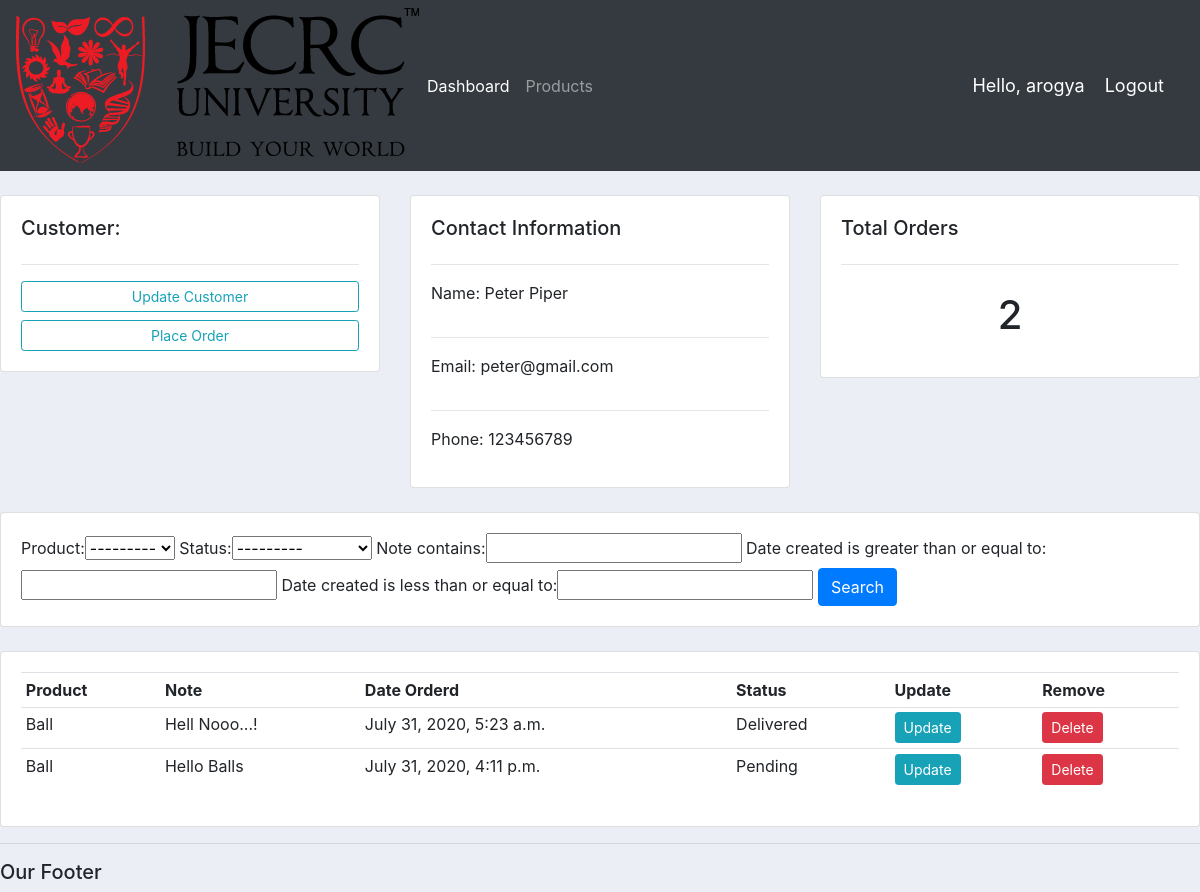
The page /customer/2/ (signed in) on the database its author committed.
### accounts/models.py (models this page shows, shortened)
class Customer(models.Model):
    user = models.OneToOneField(User, null=True, on_delete=models.CASCADE)
    name = models.CharField(max_length=200, null=True)
    phone = models.CharField(max_length=200, null=True)
    email = models.CharField(max_length=200, null=True)
    date_created = models.DateTimeField(auto_now_add=True, null=True)

class Order(models.Model):
    STATUS = (
        ('Pending','Pending'),
        ('Out for delivery', 'Out for delivery'),
        ('Delivered','Delivered')
    )
    customer = models.ForeignKey(Customer, null=True, on_delete=models.SET_NULL)
    product =  models.ForeignKey(Product, null=True, on_delete=models.SET_NULL)
    date_created = models.DateTimeField(auto_now_add=True, null=True)
    status = models.CharField(max_length=200, null=True, choices=STATUS)
    note = models.CharField(max_length=200,null=True)

class Product(models.Model):
    CATEGORY = (
        ('Indoor','Indoor'),
        ('Outdoor','Outdoor')
    )
    name = models.CharField(max_length=200, null=True)
    price = models.FloatField(null=True)
    category = models.CharField(max_length=200, null=True, choices=CATEGORY)
    description = models.CharField(max_length=200, null=True, blank=True)
    date_created = models.DateTimeField(auto_now_add=True, null=True)
    tags = models.ManyToManyField(Tag)
    def __str__(self):
        return self.name

### accounts/decorators.py (the view)
        def wrapper_func(request, *args, **kwargs):
            group = None
            if request.user.groups.exists():
                group = request.user.groups.all()[0].name
            if group in allowed_roles:
                return view_func(request, *args, **kwargs)
            else:
                return HttpResponse('You are not authorised bitch..!')

### accounts/views.py (called while the page is built)
@login_required(login_url='login')
@allowed_users(allowed_roles=['admin'])
def customer(request,pk_test):
    customer = Customer.objects.get(id=pk_test)
    orders = customer.order_set.all()
    order_count = orders.count()
    myFilter = OrderFilter(request.GET, queryset=orders)
    orders = myFilter.qs
    context = {'customer':customer,'orders':orders,'order_count':order_count,'myFilter':myFilter}
    return render(request,'accounts/customer.html',context)

### accounts/templates/accounts/customer.html
{% extends 'accounts/main.html' %}
{% block content %}
<br>
<div class="row">
	<div class="col-md">
		<div class="card card-body">
			<h5>Customer:</h5>
			<hr>
			<a class="btn btn-outline-info  btn-sm btn-block" href="">Update Customer</a>
			<a class="btn btn-outline-info  btn-sm btn-block" href="{% url 'create_order' customer.id %}">Place Order</a>
		</div>
	</div>
	<div class="col-md">
		<div class="card card-body">
			<h5>Contact Information</h5><hr>
			<p>Name: {{customer.name}}</p><hr>
			<p>Email: {{customer.email}}</p><hr>
			<p>Phone: {{customer.phone}}</p>
		</div>
	</div>
	<div class="col-md">
		<div class="card card-body">
			<h5>Total Orders</h5>
			<hr>
			<h1 style="text-align: center;padding: 10px">{{order_count}}</h1>
		</div>
	</div>
</div>
<br>
<div class="row">
	<div class="col">
		<div class="card card-body">
			<form method="get">
				{{myFilter.form}}
		    <button class="btn btn-primary" type="submit">Search</button>
		  </form>
		</div>
	</div>
</div>
<br>
<div class="row">
	<div class="col-md">
		<div class="card card-body">
			<table class="table table-sm">
				<tr>
					<th>Product</th>
					<th>Note</th>
					<th>Date Orderd</th>
					<th>Status</th>
					<th>Update</th>
					<th>Remove</th>
				</tr>
				{% for order in orders %}
				<tr>
					<td>{{order.product}}</td>
					<td>{{order.note}}</td>
					<td>{{order.date_created}}</td>
					<td>{{order.status}}</td>
					<td><a class="btn btn-sm btn-info" href="{% url 'update_order' order.id %}">Update</a></td>
					<td><a class="btn btn-sm btn-danger" href="{% url 'delete_order' order.id %}">Delete</a></td>
				</tr>
				{% endfor %}
			</table>
		</div>
	</div>
</div>
{% endblock %}

### accounts/templates/accounts/navbar.html (shortened to what this page needs)
{% load static %}
<nav class="navbar navbar-expand-lg navbar-dark bg-dark">
  <a href="{% url 'home' %}"><img src="{% static 'images/JU(png).png' %}"></a>
    <div class="collapse navbar-collapse" id="navbarNav">
      <ul class="navbar-nav">
        {% if request.user.is_staff %}
        <li class="nav-item active">
          <a class="nav-link" href="{% url 'home' %}">Dashboard</a>
        </li>
        <li class="nav-item">
          <a class="nav-link" href="{% url 'products' %}">Products</a>
        </li>
        {% endif %}
      </ul>
    </div>
    <span class="hello-msg">Hello, {{request.user}}</span>
    <span><a class="hello-msg" href="{% url 'logout' %}">Logout</a></span>
  </nav>

### static/css/main.css (style rules this page uses)
body { background-color: #ebeff5; }

### accounts/templates/accounts/navbar.html (style rules this page uses)
.hello-msg { font-size: 18px; color: #fff; margin-right: 20px;; }

### rows shown on the page
Customer: name "Peter Piper", email "peter@gmail.com", phone "123456789"
Order: product "Ball", note "Hell Nooo...!", date_created "July 31, 2020, 5:23 a.m.", status "Delivered"
Order: product "Ball", note "Hello Balls", date_created "July 31, 2020, 4:11 p.m.", status "Pending"

### other values the page prints
{{ request.user }} "arogya"
{{ order_count }} "2"
